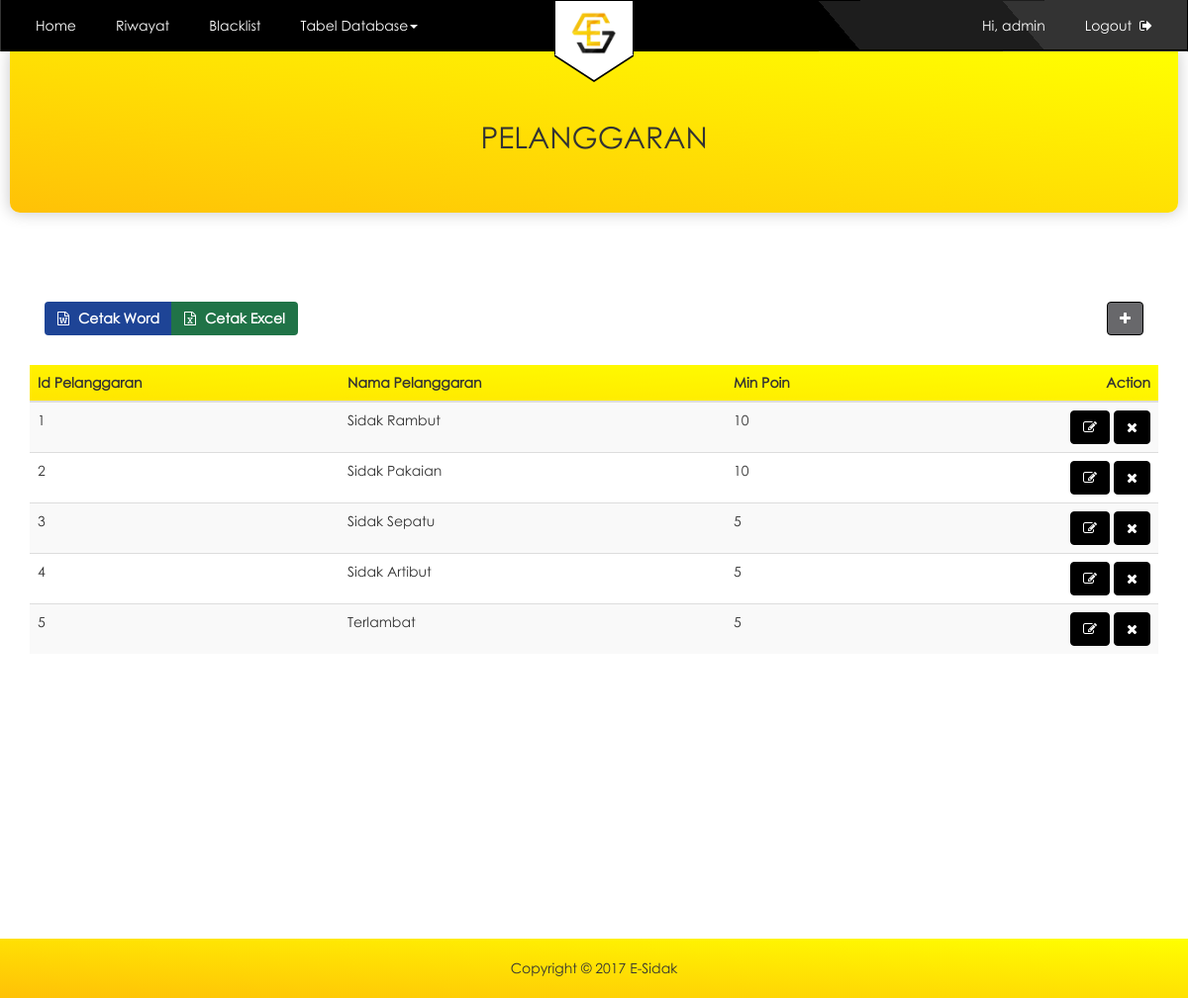
Screenshot of /admin/pelanggaran_admin.php (signed in) with the database file from the repository.
### tables this page shows
CREATE TABLE `user` (
  `id_user` int(12) NOT NULL,
  `nama` varchar(30) NOT NULL,
  `username` varchar(18) NOT NULL,
  `pass` varchar(225) NOT NULL,
  `level` varchar(7) NOT NULL
);

CREATE TABLE `pelanggaran` (
  `id_pelanggaran` int(12) NOT NULL,
  `nama_pelanggaran` varchar(18) NOT NULL,
  `min_poin` int(100) NOT NULL
);

### admin/pelanggaran_admin.php (the view, shortened to what this page needs)
<!DOCTYPE html>
<?php
include "../config/koneksi.php";
if(@$_SESSION['admin'] || @$_SESSION['guru']|| @$_SESSION['osis']) {
?>
<?php
if(@$_SESSION['admin']) {
  $userlogin = @$_SESSION['admin'];
 } else if(@$_SESSION['guru']) {
  $userlogin = @$_SESSION['guru'];
 }else{
  $userlogin = @$_SESSION['osis'];
 }
 $sql = mysqli_query($con,"select * from user where username = '$userlogin'") or die (mysql_error());
 $data = mysqli_fetch_array($sql);
?>
<html>
    <head>
        <link rel="stylesheet" type="text/css" href="../css/bootstrap.min.css">
        <link rel="stylesheet" type="text/css" href="https://cdnjs.cloudflare.com/ajax/libs/font-awesome/4.7.0/css/font-awesome.min.css">
        <link rel="stylesheet" type="text/css" href="../css/style.css">
        <link rel="stylesheet" type="text/css" href="../css/admin.css">
    </head>
    <body>
<nav class="navbar navbar-default navbar-custom">
      <div class="navbar-header">
        <a class="navbar-brand" href="admin_home.php"><img src="../img/esidak2.png" alt=""></a>
      </div>
      <div class="navbar-collapse collapse">
        <ul class="nav navbar-nav navbar-left">
          <li><a href="admin_home.php">Home</a></li>
          <li><a href="riwayat_admin.php">Riwayat</a></li>
          <li><a href="blacklist_admin.php">Blacklist</a></li>
          <li class="dropdown">
            <a href="#" class="dropdown-toggle" data-toggle="dropdown" role="button" aria-haspopup="true" aria-expanded="false">Tabel Database<span class="caret"></span></a>
          </li>
        </ul>
        <ul class="nav navbar-nav navbar-right">
          <li><a href="#u">Hi, <?php echo $data['username']; ?></a></li>
          <li><a href="../config/logout.php">Logout &nbsp;<i class="fa fa-sign-out"></i></a></li>
        </ul>
      </div>
    </nav>
    <div class="container-fluid">
        <div class="jumbotron-list">
          <h2 class="text-center">PELANGGARAN</h2>
      </div>
    </div>
        <div class="container container-button-cetak">
          <div class="col-md-12">
            <div class="btn-group">
            <button type="button" name="button" class="btn btn-cw">
              <a href="../config/word_pelanggaran.php"><i class="fa fa-file-word-o"></i>&nbsp;Cetak Word</a>
            </button>
            <button type="button" name="button" class="btn btn-ce">
            <a href="../config/excel_pelanggaran.php"><i class="fa fa-file-excel-o"></i>&nbsp;Cetak Excel</a>
          </button>
          </div>
          <a href="form_pelanggaran.php">
              <button class="btn btn-warning btn-tambah" type="button">
                  <i class="fa fa-plus" aria-hidden="true"></i>
              </button>
           </a>
          </div>
        </div>
        <div class="wrapper">
        <div class="container">
            <table class="table table-striped database">
              <thead>
                <tr>
                  <th>Id Pelanggaran</th><th>Nama Pelanggaran</th><th>Min Poin</th><th>Action</th>
                </tr>
              </thead>
            <tbody>
              <?php
                include "../config/koneksi.php";
                $sqll = mysqli_query($con,"select * from pelanggaran") or die (mysqli_error());
                while($tampil = mysqli_fetch_array($sqll)){
              ?>
              <tr>
                <td><?php echo $tampil['id_pelanggaran']; ?></td>
                <td><?php echo $tampil['nama_pelanggaran']; ?></td>
                <td><?php echo $tampil['min_poin']; ?></td>
                <td>
                    <a href="update_pelanggaran.php?id=<?php echo $tampil['id_pelanggaran'];?>">
                        <button class="btn btn-warning" type="button">
                            <i class="fa fa-edit" aria-hidden="true"></i>
                        </button>
                     </a>
                    <a href="../config/delete_langgar.php?id=<?php echo $tampil['id_pelanggaran'];?>">
                        <button class="btn btn-warning" type="button">
                            <i class="fa fa-remove" aria-hidden="true"></i>
                        </button>
                    </a>
                </td>
              </tr>
                <?php
                  }
                ?>
            </tbody>
          </table>
        </div>
      </div>
    <footer>
      <p>Copyright &copy; 2017 E-Sidak</p>
    </footer>
</body>
</html>
<?php
}
?>

### css/style.css (style rules this page uses)
html,body { font-family: century_gothic; }
.container-fluid { margin: 0; padding: 0 }
.navbar-custom { background: linear-gradient(50deg , #000 70%,#1d1d1d 0, #1d1d1d 85%, #333333 20%); border-radius: 0; border-color: transparent; margin-bottom: 0; }
.navbar-custom .navbar-nav li a, .navbar-custom-user .navbar-nav li a, .navbar-custom-user .navbar-nav li span { color: #fff; border-radius: 4px; display: block; margin: 10px 5px; padding: 5px 15px; }
.navbar-brand img { border: 1px solid black; background: #fff; margin: 0 auto; width: 80px; padding: 10px 15px 0px; border-top: 0; }
.navbar-brand { padding: 0; width: 100%; position: absolute; border-bottom: 1px solid #000; }
.navbar-default .navbar-collapse { border: 0; }
.navbar-brand::after { content:''; position:relative; top: -1.4px; border-style:solid; border-width: 26px 40px 0; border-color: #fff transparent; width:0; display:block; margin:0 auto; }
.navbar-brand::before { content:''; position:absolute; left:50%; top: 141%; border-style:solid; border-width: 26px 40px 0; border-color: #000 transparent; width:0; transform:translate(-50%, -50%); }
.navbar-right { margin-right: 0px; }
.btn-warning { background: #000; border-color: #000; }
.jumbotron-list { background: linear-gradient(to top right, #FFC107,yellow); margin-bottom: 50px; padding: 50px 15px; margin: 0 10px 30px; border-radius: 0 0 10px 10px; box-shadow: 0px 0px 15px 1px #ccc; }
thead { background: linear-gradient(to top right, #ffe500,yellow); }
thead tr th:last-child { text-align: right; }
button.btn-tambah { float: right; margin-bottom: 10px; }
.wrapper { min-height: 500px; }
footer { background: linear-gradient(to top right, #FFC107,yellow); padding: 20px; margin-top: 80px; text-align: center; }
footer p { margin: 0; }

### css/admin.css (style rules this page uses)
.container-button-cetak { margin: 0 auto 20px; }
.btn-group .btn { color: #fff; font-weight: bold; }
.btn-group a { text-decoration: none; color: #fff; }
.btn-group .btn i { padding-right: 5px; }
.btn-cw { background: #1e4496; }
.btn-ce { background: #207347; }
.container-button-cetak .btn-tambah { float: right; background: #68686b; }
.table-striped.database tbody td:last-child { text-align: right; }

### rows the page displays
user: username "admin"
pelanggaran: id_pelanggaran "1", nama_pelanggaran "Sidak Rambut", min_poin "10"
pelanggaran: id_pelanggaran "2", nama_pelanggaran "Sidak Pakaian", min_poin "10"
pelanggaran: id_pelanggaran "3", nama_pelanggaran "Sidak Sepatu", min_poin "5"
pelanggaran: id_pelanggaran "4", nama_pelanggaran "Sidak Artibut", min_poin "5"
pelanggaran: id_pelanggaran "5", nama_pelanggaran "Terlambat", min_poin "5"
